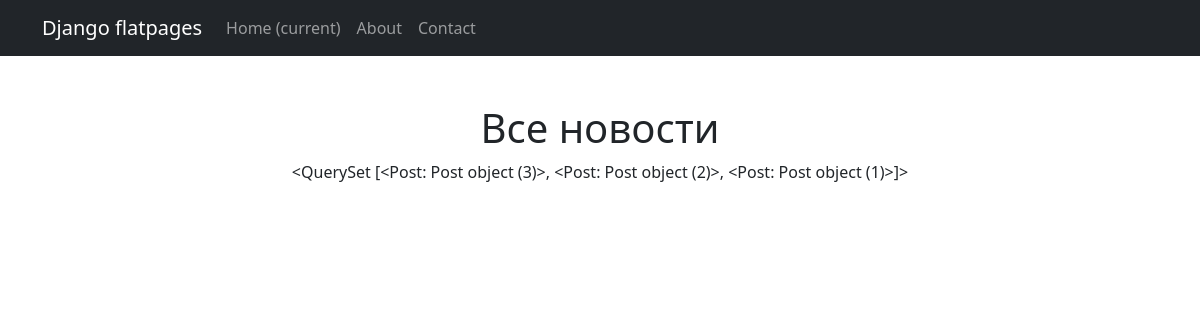
The page /news/ on the database as committed earlier.
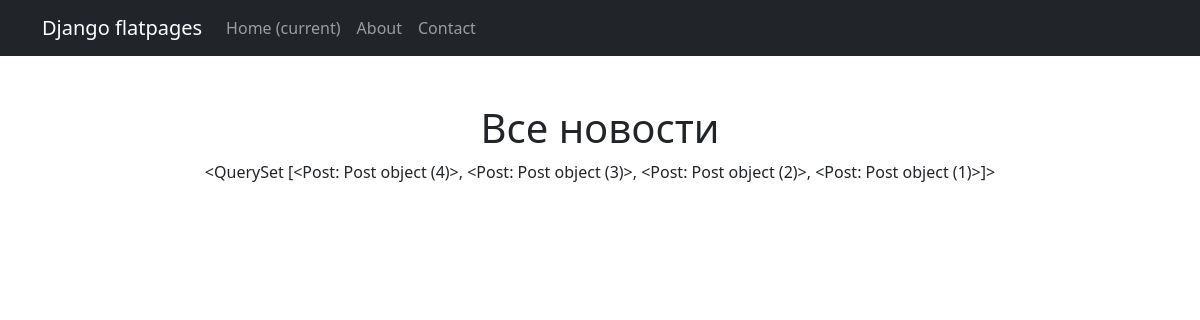
The same page on the database as committed later.
### news/models.py (models this page shows, shortened)
class Post(models.Model):
    article = 'ar'
    new = 'ne'
    POSTVARIETY = [
        (article, 'Статья'),
        (new, 'Новость')
    ]
    author = models.ForeignKey(Author, on_delete=models.CASCADE)
    post_variety = models.CharField(max_length=2, choices=POSTVARIETY, default=article)
    dateCreation = models.DateTimeField(auto_now_add=True)
    categoryType = models.ManyToManyField(Category, through="PostCategory")
    title = models.CharField(max_length=255, default="Новый контент")
    text = models.TextField()
    rating = models.IntegerField(default=0)

### news/views.py (the view)
# urls.py: path('', PostList.as_view()),
class PostList(ListView):
    model = Post
    ordering ='-dateCreation'
    template_name = 'news.html'
    context_object_name = 'news'

### templates/news.html (shortened to what this page needs)
{% extends 'flatpages/default.html' %}
{% block content %}
<h1>Все новости</h1>
{{ news }}
{% endblock content %}

### templates/flatpages/default.html (shortened to what this page needs)
<!DOCTYPE html>
<html lang="en">
    <head>
        {%load static %}
        <link href="{%static 'styles.css'%}" rel="stylesheet" />
    </head>
    <body>
        <nav class="navbar navbar-expand-lg navbar-dark bg-dark static-top">
   <div class="container">
       <a class="navbar-brand" href="#">Django flatpages</a>
       <div class="collapse navbar-collapse" id="navbarResponsive">
           <ul class="navbar-nav ml-auto">
               <li class="nav-item active">
                   <a class="nav-link" href="#">Home
                       <span class="sr-only">(current)</span>
                   </a>
               </li>
               <li class="nav-item">
                   <a class="nav-link" href="/about/">About</a>
               </li>
               <li class="nav-item">
                   <a class="nav-link" href="/contacts/">Contact</a>
               </li>
           </ul>
       </div>
   </div>
</nav>
        <div class="container">
            <div class="text-center mt-5">
               {% block content %}{% endblock content %}
            </div>
        </div>
    </body>
</html>

Rows that differ between the two databases and show on the page:
no longer on this page (row unchanged): Post: id "<QuerySet [<Post: Post object (3)>, <Post: Post object (2)>, <Post: Post object (1)>]>"
added Post: id "<QuerySet [<Post: Post object (4)>, <Post: Post object (3)>, <Post: Post object (2)>, <Post: Post object (1)>]>"
